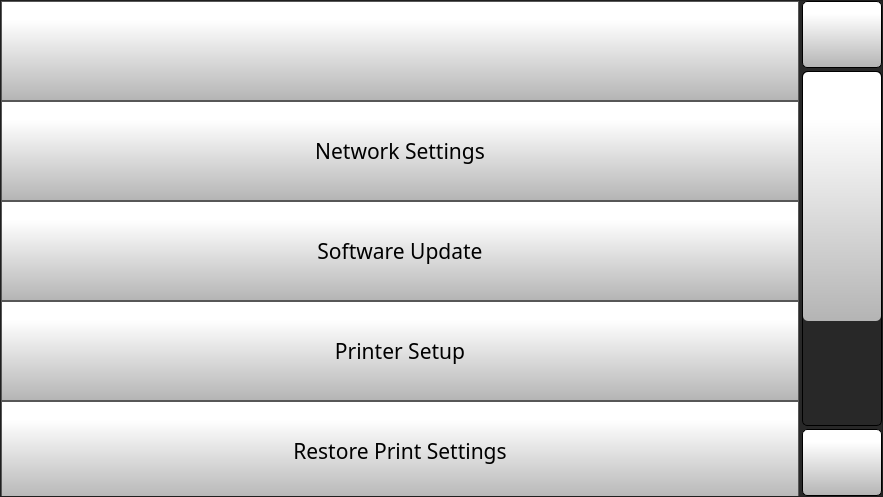
<?xml version="1.0" encoding="UTF-8"?>
<ui version="4.0">
 <class>Form</class>
 <widget class="QWidget" name="Form">
  <property name="geometry">
   <rect>
    <x>0</x>
    <y>0</y>
    <width>883</width>
    <height>497</height>
   </rect>
  </property>
  <property name="windowTitle">
   <string>Form</string>
  </property>
  <property name="styleSheet">
   <string notr="true">background-color: rgb(40, 40, 40);</string>
  </property>
  <layout class="QVBoxLayout" name="verticalLayout">
   <property name="spacing">
    <number>0</number>
   </property>
   <property name="leftMargin">
    <number>0</number>
   </property>
   <property name="topMargin">
    <number>0</number>
   </property>
   <property name="rightMargin">
    <number>0</number>
   </property>
   <property name="bottomMargin">
    <number>0</number>
   </property>
   <item>
    <widget class="QStackedWidget" name="mainSettingsStackedWidget">
     <widget class="QWidget" name="mainSettingsPage">
      <layout class="QVBoxLayout" name="verticalLayout_3">
       <property name="spacing">
        <number>0</number>
       </property>
       <property name="leftMargin">
        <number>0</number>
       </property>
       <property name="topMargin">
        <number>0</number>
       </property>
       <property name="rightMargin">
        <number>0</number>
       </property>
       <property name="bottomMargin">
        <number>0</number>
       </property>
       <item>
        <widget class="QScrollArea" name="scrollArea">
         <property name="font">
          <font>
           <pointsize>16</pointsize>
          </font>
         </property>
         <property name="styleSheet">
          <string notr="true"> QScrollBar:vertical {
     border: 1px solid black;
border-radius: 5px;
	background-color: rgb(40,40,40);
     width: 80px;
     margin: 70px 0 70px 0;
 }
 QScrollBar::handle:vertical {
border-radius: 5px;
background: qlineargradient(spread:pad, x1:0, y1:1, x2:0, y2:0.188, stop:0 rgba(180, 180, 180, 255), stop:1 rgba(255, 255, 255, 255));
min-height: 20px;
 }
 QScrollBar::add-line:vertical {
     border: 1px solid black;
background: qlineargradient(spread:pad, x1:0, y1:1, x2:0, y2:0.188, stop:0 rgba(180, 180, 180, 255), stop:1 rgba(255, 255, 255, 255));
     height:65px;
border-radius: 5px;
     subcontrol-position: bottom;
     subcontrol-origin: margin;
 }

 QScrollBar::sub-line:vertical {
     border: 1px solid black;
background: qlineargradient(spread:pad, x1:0, y1:1, x2:0, y2:0.188, stop:0 rgba(180, 180, 180, 255), stop:1 rgba(255, 255, 255, 255));
     height: 65px;
border-radius: 5px;
     subcontrol-position: top;
     subcontrol-origin: margin;
 }

QScrollBar::up-arrow:vertical {
 image: url(:/Navigation/img/Navigation/arrows.png);
    width: 40px;
    height: 40px;
 padding: 5px;
 }
QScrollBar::down-arrow:vertical {
 image: url(:/Navigation/img/Navigation/arrows-5.png);
    width: 40px;
    height: 40px;
 padding: 5px;
 }

 QScrollBar::add-page:vertical, QScrollBar::sub-page:vertical {
     background: none;
 }</string>
         </property>
         <property name="widgetResizable">
          <bool>true</bool>
         </property>
         <widget class="QWidget" name="scrollAreaWidgetContents">
          <property name="geometry">
           <rect>
            <x>0</x>
            <y>0</y>
            <width>868</width>
            <height>600</height>
           </rect>
          </property>
          <layout class="QVBoxLayout" name="verticalLayout_2">
           <property name="spacing">
            <number>0</number>
           </property>
           <property name="leftMargin">
            <number>0</number>
           </property>
           <property name="topMargin">
            <number>0</number>
           </property>
           <property name="rightMargin">
            <number>3</number>
           </property>
           <property name="bottomMargin">
            <number>0</number>
           </property>
           <item>
            <widget class="QPushButton" name="settingsBackButton">
             <property name="minimumSize">
              <size>
               <width>0</width>
               <height>100</height>
              </size>
             </property>
             <property name="font">
              <font>
               <family>Gotham Light</family>
               <pointsize>16</pointsize>
              </font>
             </property>
             <property name="styleSheet">
              <string notr="true">QPushButton {
     border: 1px solid rgb(87, 87, 87);
	background-color: qlineargradient(spread:pad, x1:0, y1:1, x2:0, y2:0.188, stop:0 rgba(180, 180, 180, 255), stop:1 rgba(255, 255, 255, 255));


}

QPushButton:pressed {
    background-color: qlineargradient(x1: 0, y1: 0, x2: 0, y2: 1,
                                      stop: 0 #dadbde, stop: 1 #f6f7fa);
}

QPushButton:flat {
    border: none; /* no border for a flat push button */
}

QPushButton:default {
    border-color: navy; /* make the default button prominent */
}</string>
             </property>
             <property name="text">
              <string/>
             </property>
             <property name="icon">
              <iconset resource="../resources/resource.qrc">
               <normaloff>:/Navigation/img/Navigation/arrows-4.png</normaloff>:/Navigation/img/Navigation/arrows-4.png</iconset>
             </property>
             <property name="iconSize">
              <size>
               <width>70</width>
               <height>70</height>
              </size>
             </property>
             <property name="checkable">
              <bool>false</bool>
             </property>
             <property name="autoDefault">
              <bool>false</bool>
             </property>
             <property name="default">
              <bool>false</bool>
             </property>
             <property name="flat">
              <bool>false</bool>
             </property>
            </widget>
           </item>
           <item>
            <widget class="QPushButton" name="networkSettingsButton">
             <property name="minimumSize">
              <size>
               <width>0</width>
               <height>100</height>
              </size>
             </property>
             <property name="font">
              <font>
               <family>Gotham</family>
               <pointsize>16</pointsize>
              </font>
             </property>
             <property name="styleSheet">
              <string notr="true">QPushButton {
     border: 1px solid rgb(87, 87, 87);
	background-color: qlineargradient(spread:pad, x1:0, y1:1, x2:0, y2:0.188, stop:0 rgba(180, 180, 180, 255), stop:1 rgba(255, 255, 255, 255));

}

QPushButton:pressed {
    background-color: qlineargradient(x1: 0, y1: 0, x2: 0, y2: 1,
                                      stop: 0 #dadbde, stop: 1 #f6f7fa);
}

QPushButton:flat {
    border: none; /* no border for a flat push button */
}

QPushButton:default {
    border-color: navy; /* make the default button prominent */
}

QPushButton:focus {
	outline: none;
}</string>
             </property>
             <property name="text">
              <string>Network Settings</string>
             </property>
             <property name="icon">
              <iconset resource="../resources/resource.qrc">
               <normaloff>:/Icons/img/icons/web.png</normaloff>:/Icons/img/icons/web.png</iconset>
             </property>
             <property name="iconSize">
              <size>
               <width>40</width>
               <height>40</height>
              </size>
             </property>
            </widget>
           </item>
           <item>
            <widget class="QPushButton" name="softwareUpdateButton">
             <property name="minimumSize">
              <size>
               <width>0</width>
               <height>100</height>
              </size>
             </property>
             <property name="font">
              <font>
               <family>Gotham</family>
               <pointsize>16</pointsize>
              </font>
             </property>
             <property name="styleSheet">
              <string notr="true">QPushButton {
     border: 1px solid rgb(87, 87, 87);
	background-color: qlineargradient(spread:pad, x1:0, y1:1, x2:0, y2:0.188, stop:0 rgba(180, 180, 180, 255), stop:1 rgba(255, 255, 255, 255));


}

QPushButton:pressed {
    background-color: qlineargradient(x1: 0, y1: 0, x2: 0, y2: 1,
                                      stop: 0 #dadbde, stop: 1 #f6f7fa);
}

QPushButton:flat {
    border: none; /* no border for a flat push button */
}

QPushButton:default {
    border-color: navy; /* make the default button prominent */
}

QPushButton:focus {
	outline: none;
}</string>
             </property>
             <property name="text">
              <string>Software Update</string>
             </property>
             <property name="icon">
              <iconset resource="../resources/resource.qrc">
               <normaloff>:/Icons/img/icons/icon.png</normaloff>:/Icons/img/icons/icon.png</iconset>
             </property>
             <property name="iconSize">
              <size>
               <width>40</width>
               <height>40</height>
              </size>
             </property>
            </widget>
           </item>
           <item>
            <widget class="QPushButton" name="printerSetupButton">
             <property name="minimumSize">
              <size>
               <width>0</width>
               <height>100</height>
              </size>
             </property>
             <property name="font">
              <font>
               <family>Gotham</family>
               <pointsize>16</pointsize>
              </font>
             </property>
             <property name="styleSheet">
              <string notr="true">QPushButton {
     border: 1px solid rgb(87, 87, 87);
	background-color: qlineargradient(spread:pad, x1:0, y1:1, x2:0, y2:0.188, stop:0 rgba(180, 180, 180, 255), stop:1 rgba(255, 255, 255, 255));


}

QPushButton:pressed {
    background-color: qlineargradient(x1: 0, y1: 0, x2: 0, y2: 1,
                                      stop: 0 #dadbde, stop: 1 #f6f7fa);
}

QPushButton:flat {
    border: none; /* no border for a flat push button */
}

QPushButton:default {
    border-color: navy; /* make the default button prominent */
}

QPushButton:focus {
	outline: none;
}</string>
             </property>
             <property name="text">
              <string>Printer Setup</string>
             </property>
             <property name="icon">
              <iconset resource="../resources/resource.qrc">
               <normaloff>:/Icons/img/icons/printer.png</normaloff>:/Icons/img/icons/printer.png</iconset>
             </property>
             <property name="iconSize">
              <size>
               <width>40</width>
               <height>40</height>
              </size>
             </property>
            </widget>
           </item>
           <item>
            <widget class="QPushButton" name="restorePrintSettingsButton">
             <property name="minimumSize">
              <size>
               <width>0</width>
               <height>100</height>
              </size>
             </property>
             <property name="font">
              <font>
               <family>Gotham</family>
               <pointsize>16</pointsize>
              </font>
             </property>
             <property name="styleSheet">
              <string notr="true">QPushButton {
     border: 1px solid rgb(87, 87, 87);
	background-color: qlineargradient(spread:pad, x1:0, y1:1, x2:0, y2:0.188, stop:0 rgba(180, 180, 180, 255), stop:1 rgba(255, 255, 255, 255));


}

QPushButton:pressed {
    background-color: qlineargradient(x1: 0, y1: 0, x2: 0, y2: 1,
                                      stop: 0 #dadbde, stop: 1 #f6f7fa);
}

QPushButton:flat {
    border: none; /* no border for a flat push button */
}

QPushButton:default {
    border-color: navy; /* make the default button prominent */
}

QPushButton:focus {
	outline: none;
}</string>
             </property>
             <property name="text">
              <string>Restore Print Settings</string>
             </property>
             <property name="icon">
              <iconset resource="../resources/resource.qrc">
               <normaloff>:/Icons/img/icons/restore.png</normaloff>:/Icons/img/icons/restore.png</iconset>
             </property>
             <property name="iconSize">
              <size>
               <width>40</width>
               <height>40</height>
              </size>
             </property>
            </widget>
           </item>
           <item>
            <widget class="QPushButton" name="restoreFactoryDefaultsButton">
             <property name="minimumSize">
              <size>
               <width>0</width>
               <height>100</height>
              </size>
             </property>
             <property name="font">
              <font>
               <family>Gotham</family>
               <pointsize>16</pointsize>
              </font>
             </property>
             <property name="styleSheet">
              <string notr="true">QPushButton {
     border: 1px solid rgb(87, 87, 87);
	background-color: qlineargradient(spread:pad, x1:0, y1:1, x2:0, y2:0.188, stop:0 rgba(180, 180, 180, 255), stop:1 rgba(255, 255, 255, 255));


}

QPushButton:pressed {
    background-color: qlineargradient(x1: 0, y1: 0, x2: 0, y2: 1,
                                      stop: 0 #dadbde, stop: 1 #f6f7fa);
}

QPushButton:flat {
    border: none; /* no border for a flat push button */
}

QPushButton:default {
    border-color: navy; /* make the default button prominent */
}

QPushButton:focus {
	outline: none;
}</string>
             </property>
             <property name="text">
              <string>Restore Factory Defaults</string>
             </property>
             <property name="icon">
              <iconset resource="../resources/resource.qrc">
               <normaloff>:/Icons/img/icons/new.png</normaloff>:/Icons/img/icons/new.png</iconset>
             </property>
             <property name="iconSize">
              <size>
               <width>40</width>
               <height>40</height>
              </size>
             </property>
            </widget>
           </item>
           <item>
            <widget class="QPushButton" name="restartButton">
             <property name="minimumSize">
              <size>
               <width>0</width>
               <height>100</height>
              </size>
             </property>
             <property name="font">
              <font>
               <family>Gotham</family>
               <pointsize>16</pointsize>
              </font>
             </property>
             <property name="styleSheet">
              <string notr="true">QPushButton {
     border: 1px solid rgb(87, 87, 87);
	background-color: qlineargradient(spread:pad, x1:0, y1:1, x2:0, y2:0.188, stop:0 rgba(180, 180, 180, 255), stop:1 rgba(255, 255, 255, 255));


}

QPushButton:pressed {
    background-color: qlineargradient(x1: 0, y1: 0, x2: 0, y2: 1,
                                      stop: 0 #dadbde, stop: 1 #f6f7fa);
}

QPushButton:flat {
    border: none; /* no border for a flat push button */
}

QPushButton:default {
    border-color: navy; /* make the default button prominent */
}

QPushButton:focus {
	outline: none;
}</string>
             </property>
             <property name="text">
              <string>Restart</string>
             </property>
             <property name="icon">
              <iconset resource="../resources/resource.qrc">
               <normaloff>:/Icons/img/icons/restart.png</normaloff>:/Icons/img/icons/restart.png</iconset>
             </property>
             <property name="iconSize">
              <size>
               <width>40</width>
               <height>40</height>
              </size>
             </property>
            </widget>
           </item>
          </layout>
         </widget>
        </widget>
       </item>
      </layout>
     </widget>
    </widget>
   </item>
  </layout>
 </widget>
 <resources>
  <include location="../resources/resource.qrc"/>
 </resources>
 <connections/>
</ui>
